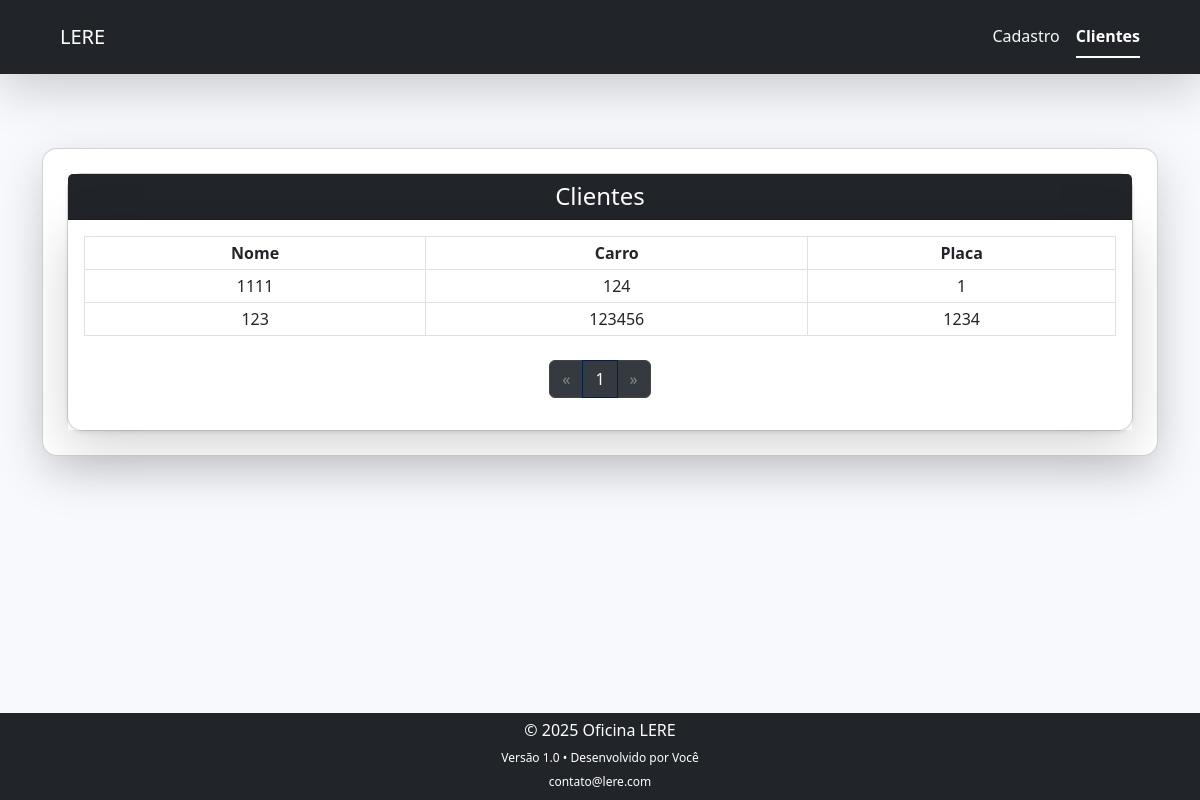
The page /contatos/ (signed in) on the database as committed earlier.
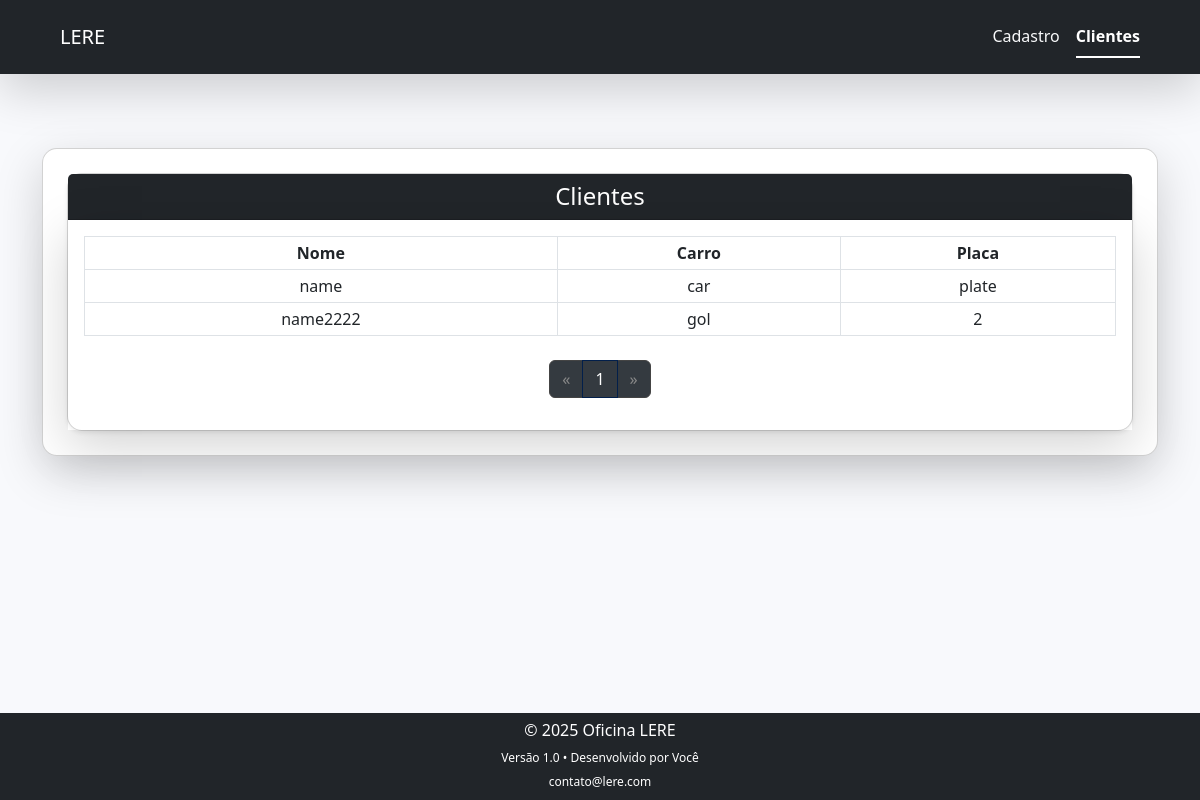
The same page on the database as committed later.
### oficina/models.py (models this page shows, shortened)
class Cliente(models.Model):
    nome = models.CharField(max_length=100)
    carro = models.CharField(max_length=100)
    placa = models.CharField(max_length=10, unique=True)
    telefone = models.CharField(max_length=20, null=True, blank=True)
    servicos = models.TextField(blank=str)
    Data_entrada = models.DateField(default=now)

### oficina/views.py (the view)
# urls.py: path('contatos/', views.contatos , name='lista_de_clientes'),
@login_required
def contatos(request):
    lista = Cliente.objects.all().order_by('-id')  # opcional: ordenação
    paginator = Paginator(lista, 10)  # 10 clientes por página
    page = request.GET.get('page')
    clientes = paginator.get_page(page)
    return render(request, 'oficina/lista_contatos.html', {'clientes': clientes})

### oficina/templates/oficina/lista_contatos.html (shortened to what this page needs)
{% load static %}
<!DOCTYPE html>
<html lang="pt-br">
<head>
    <link href="https://cdn.jsdelivr.net/npm/bootstrap@5.3.0/dist/css/bootstrap.min.css" rel="stylesheet">
</head>
<body>
    {% include 'oficina/partials/navbar.html' %}
    <main>
        <div class="container">
            <div class="card shadow-lg p-4">
                <div class="card shadow-sm">
                    <div class="card-header bg-dark text-white text-center">
                        <h1 class="h4 m-0">Clientes</h1>
                    </div>
                    <div class="card-body shadow-lg p-3">
                        <table class="table table-hover table-bordered table-sm text-center align-middle">
                            <thead>
                                <tr>
                                    <th>Nome</th>
                                    <th>Carro</th>
                                    <th>Placa</th>
                                </tr>
                            </thead>
                            <tbody>
                                {% for cliente in clientes %}
                                <tr class="cursor-pointer" onclick="window.location.href='{% url 'detalhes' cliente.id %}'">
                                    <td>{{ cliente.nome }}</td>
                                    <td>{{ cliente.carro }}</td>
                                    <td>{{ cliente.placa }}</td>
                                </tr>
                                {% empty %}
                                <tr>
                                    <td colspan="3">Nenhum cliente cadastrado</td>
                                </tr>
                                {% endfor %}
                            </tbody>
                        </table>
                        {% include 'oficina/partials/paginacao.html' %}
                    </div>
                </div>
            </div>
        </div>
    </main>
    {% include 'oficina/partials/footer.html' %}
</body>
</html>

### oficina/templates/oficina/partials/navbar.html (shortened to what this page needs)
    <nav class="navbar navbar-expand-lg navbar-dark bg-dark px-5 shadow-lg p-3 mb-4 " id="nav-1">
        <div class="container-fluid">
            <a class="navbar-brand">LERE</a>
            <div class="collapse navbar-collapse justify-content-end" id="navbarLinks">
                <ul class="nav nav-underline">
                    <li class="nav-item">
                        <a class="nav-link {% if request.path == '/cadastro/' %}active{% else %}text-light{% endif %}" href="{% url 'cadastro_clientes' %}">Cadastro</a>
                    </li>
                    <li class="nav-item">
                        <a class="nav-link {% if request.path == '/contatos/' %}active{% else %}text-light{% endif %}" href="{% url 'lista_de_clientes' %}">Clientes</a>
                    </li>
                </ul>
            </div>
        </div>
    </nav>

### oficina/templates/oficina/partials/paginacao.html (shortened to what this page needs)
<div class="d-flex justify-content-center mt-4">
    <nav aria-label="Navegação de páginas">
        <ul class="pagination">
            {% if clientes.has_previous %}
                <li class="page-item">
                    <a class="page-link" href="?page={{ clientes.previous_page_number }}" aria-label="Anterior">
                        <span aria-hidden="true">&laquo;</span>
                    </a>
                </li>
            {% else %}
                <li class="page-item disabled">
                    <span class="page-link">&laquo;</span>
                </li>
            {% endif %}
            {% for num in clientes.paginator.page_range %}
                <li class="page-item {% if num == clientes.number %}active{% endif %}">
                    <a class="page-link" href="?page={{ num }}">{{ num }}</a>
                </li>
            {% endfor %}
            {% if clientes.has_next %}
                <li class="page-item">
                    <a class="page-link" href="?page={{ clientes.next_page_number }}" aria-label="Próxima">
                        <span aria-hidden="true">&raquo;</span>
                    </a>
                </li>
            {% else %}
                <li class="page-item disabled">
                    <span class="page-link">&raquo;</span>
                </li>
            {% endif %}
        </ul>
    </nav>
</div>

### oficina/templates/oficina/partials/footer.html (shortened to what this page needs)
<footer class="bg-dark text-white text-center py-2 mt-auto custom-footer">
    <p class="mb-1">© 2025 Oficina LERE</p>
    <small>Versão 1.0 • Desenvolvido por Você</small><br>
    <small><a href="mailto:contato@lere.com" class="text-white">contato@lere.com</a></small>
  </footer>

### oficina/templates/oficina/lista_contatos.html (style rules this page uses)
html, body { height: 100%; margin: 0; }
body { background-color: #f8f9fc; display: flex; flex-direction: column; min-height: 100vh; }
main { flex: 1; }
.card { border-radius: 15px; box-shadow: 0 4px 8px rgba(0, 0, 0, 0.1); }
.table th, .table td { vertical-align: middle; }
.table thead { background-color: #4e73df; color: white; }
.table-bordered td, .table-bordered th { border: 1px solid #dee2e6; }
.container { margin-top: 50px; }

### oficina/templates/oficina/partials/navbar.html (style rules this page uses)
.nav-link { color: #ccc; text-decoration: none; }
.nav-link.active { color: white !important ; text-decoration: underline; text-underline-offset: 4px; }
a { text-decoration: none !important; }

### oficina/templates/oficina/partials/paginacao.html (style rules this page uses)
.pagination .page-link { color: #fff; background-color: #343a40; border: 1px solid #495057; }
.pagination .page-item.active .page-link { background-color:hsl(2, 31, 75); border-color:rgb(2, 31, 75); color: #fff; }
.pagination .page-item.disabled .page-link { background-color:dark; border-color: #444; color: #888; }

### oficina/templates/oficina/partials/footer.html (style rules this page uses)
.custom-footer { background-color: #343a40; padding: 0.5rem 1rem; width: 100%; box-sizing: border-box; }
.custom-footer a { color: #ccc; text-decoration: none; }
.custom-footer p, .custom-footer small { margin: 0; line-height: 1.2; }
.custom-footer small { font-size: 0.75rem; }

Rows that differ between the two databases and show on the page:
removed Cliente: nome "1111", carro "124", placa "1"
removed Cliente: nome "123", carro "123456", placa "1234"
added Cliente: nome "name", carro "car", placa "plate"
added Cliente: nome "name2222", carro "gol", placa "2"
